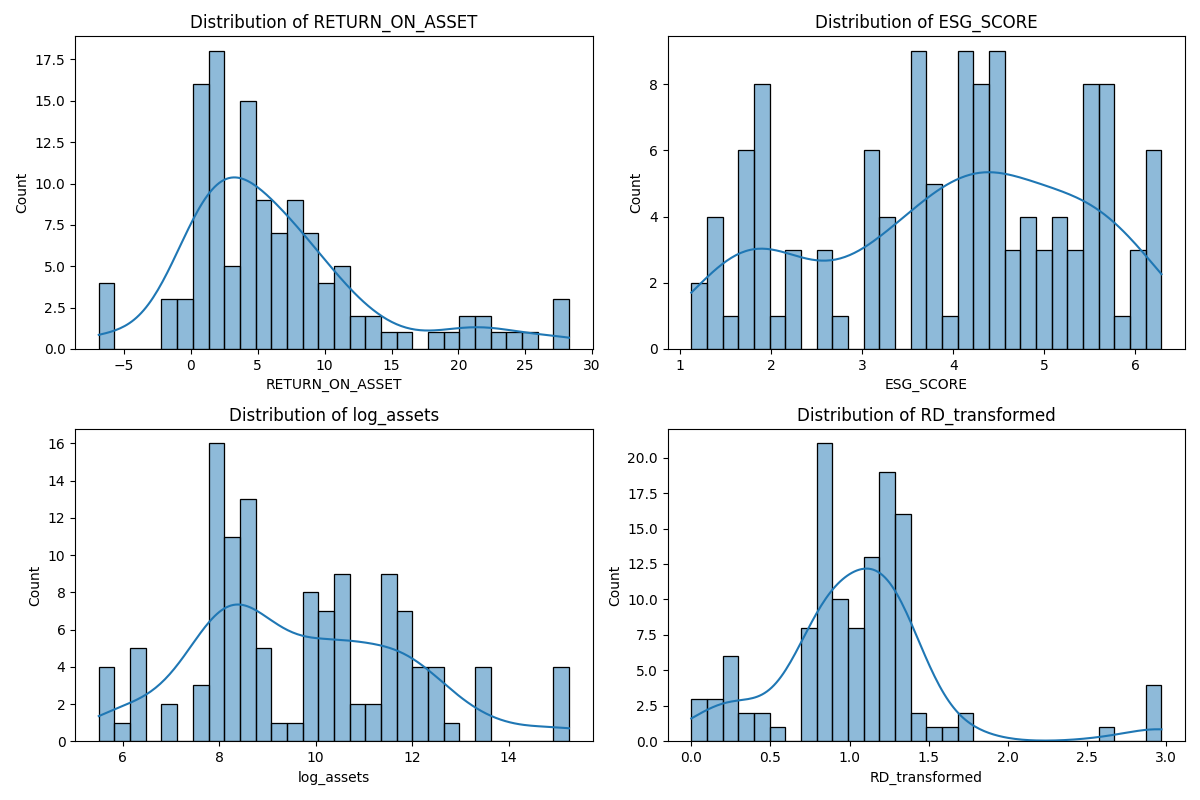
#> input picture data/variable_distributions.png, 1200 x 800 px
$ python summary_dashboard.py
#> lines starting #> are read from the running program, lines starting #| are printed output that depends on the picture
# summary_dashboard.py

import os
import matplotlib.pyplot as plt
import matplotlib.image as mpimg

# Define paths
base_path = os.path.join(os.path.dirname(__file__), '../data')
image_files = [
    'variable_distributions.png',
    'correlation_heatmap.png',
    'vif_plot.png',
    'regression_coefficients.png'
]

# Create figure
fig, axes = plt.subplots(2, 2, figsize=(14, 10))
axes = axes.flatten()

for i, filename in enumerate(image_files):
    path = os.path.join(base_path, filename)
    if os.path.exists(path):
        img = mpimg.imread(path)
#> img is the input picture: shape (800, 1200, 4) float32; mean R, G, B, A 0.893, 0.92, 0.939, 1
        axes[i].imshow(img)
        axes[i].axis('off')
        axes[i].set_title(filename.replace('_', ' ').replace('.png', '').title())
    else:
        axes[i].text(0.5, 0.5, f"Missing: {filename}", ha='center', va='center', fontsize=12)
        axes[i].axis('off')

plt.tight_layout()
plt.savefig(os.path.join(base_path, 'final_dashboard.png'))
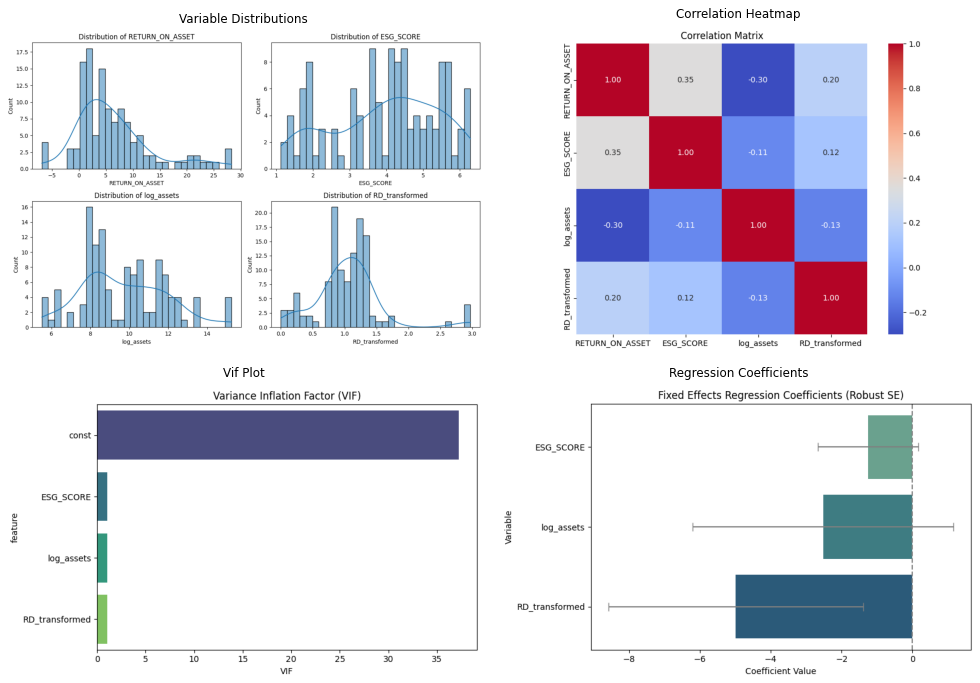
#> figure drawn by matplotlib, 4 panels
plt.show()

print("📊 Summary dashboard created as 'final_dashboard.png'")
